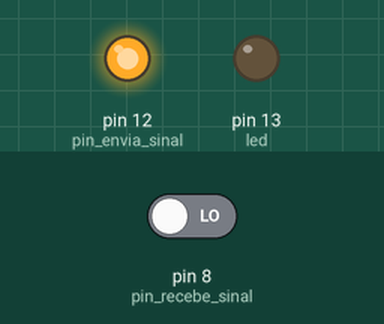
Bench run of a sketch on a simulated Arduino Uno, built with avr-gcc and run on an emulated ATmega328P. Parts: output pins drawn as LEDs (lit = HIGH). Inputs (shaded band) come from the test bench; at power-on: pin 8 (pin_recebe_sinal) LOW. What the sketch prints to the serial monitor is not drawn.

Above: at 1.2 s.
1.3 s: pin 8 (pin_recebe_sinal) driven HIGH
At 2.1 s:
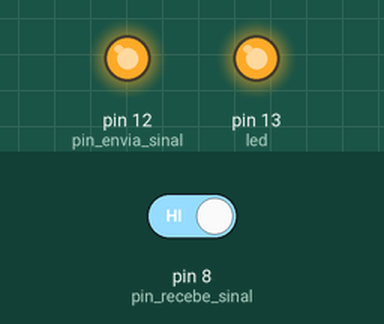
Timing chart, 0 to 4.3 s (numbered marks = the images above; inputs shaded):
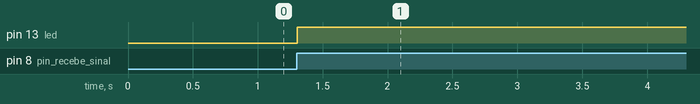

The sketch:

botaoex2.ino
```cpp
boolean ledAtivo=false;
int led=13;
int pin_envia_sinal=12;
int pin_recebe_sinal=8;

void setup()
{
  pinMode(led,OUTPUT);
  pinMode(pin_envia_sinal,OUTPUT);
  pinMode(pin_recebe_sinal,INPUT);
  Serial.begin(9600);
  //envia um sinal continuo
  digitalWrite(pin_envia_sinal,HIGH);

}

void loop()
{
  //variavel temporaria que recebe o sinal
  int recebe_sinal=digitalRead(pin_recebe_sinal);
  Serial.println(recebe_sinal);

  if(recebe_sinal==1){
    ledAtivo=true;

    if(ledAtivo==true){
      digitalWrite(led,HIGH);
      ledAtivo=false;
    }
    else{
       digitalWrite(led,LOW);
       ledAtivo=true;
    }
  }
}
```

Measured:
- after the input at 1.3 s, pin 13 (led): LOW → HIGH at once
